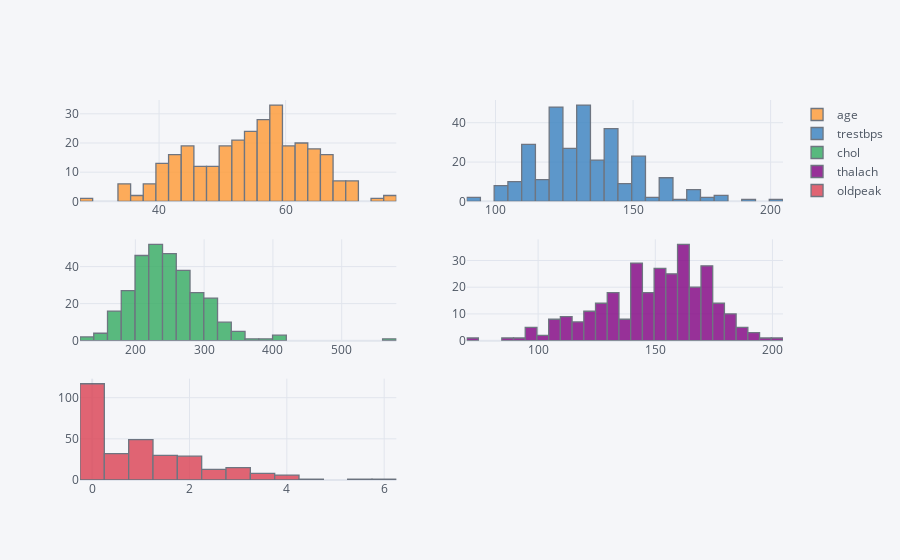

Notebook source saved alongside this figure:
### Code cell
df[numeric_col].iplot(kind='histogram',subplots=True)

### Figure 1 — Plotly figure (JSON) as saved in the notebook; plotly's stock layout.template omitted (floating-point values rounded to 4 significant figures; data arrays with more than 128 entries replaced by an {"elided": "..."} marker saying what was removed)
{"data": [{"histfunc": "count", "histnorm": "", "marker": {"color": "rgba(255, 153, 51, 1.0)", "line": {"color": "#4D5663", "width": 1.3}}, "name": "age", "opacity": 0.8, "orientation": "v", "type": "histogram", "x": {"elided": "302 int values"}, "xaxis": "x", "yaxis": "y"}, {"histfunc": "count", "histnorm": "", "marker": {"color": "rgba(55, 128, 191, 1.0)", "line": {"color": "#4D5663", "width": 1.3}}, "name": "trestbps", "opacity": 0.8, "orientation": "v", "type": "histogram", "x": {"elided": "302 int values"}, "xaxis": "x2", "yaxis": "y2"}, {"histfunc": "count", "histnorm": "", "marker": {"color": "rgba(50, 171, 96, 1.0)", "line": {"color": "#4D5663", "width": 1.3}}, "name": "chol", "opacity": 0.8, "orientation": "v", "type": "histogram", "x": {"elided": "302 int values"}, "xaxis": "x3", "yaxis": "y3"}, {"histfunc": "count", "histnorm": "", "marker": {"color": "rgba(128, 0, 128, 1.0)", "line": {"color": "#4D5663", "width": 1.3}}, "name": "thalach", "opacity": 0.8, "orientation": "v", "type": "histogram", "x": {"elided": "302 int values"}, "xaxis": "x4", "yaxis": "y4"}, {"histfunc": "count", "histnorm": "", "marker": {"color": "rgba(219, 64, 82, 1.0)", "line": {"color": "#4D5663", "width": 1.3}}, "name": "oldpeak", "opacity": 0.8, "orientation": "v", "type": "histogram", "x": {"elided": "302 float values"}, "xaxis": "x5", "yaxis": "y5"}], "layout": {"barmode": "overlay", "legend": {"bgcolor": "#F5F6F9", "font": {"color": "#4D5663"}}, "paper_bgcolor": "#F5F6F9", "plot_bgcolor": "#F5F6F9", "title": {"font": {"color": "#4D5663"}}, "xaxis": {"anchor": "y", "domain": [0, 0.45], "gridcolor": "#E1E5ED", "showgrid": true, "tickfont": {"color": "#4D5663"}, "title": {"font": {"color": "#4D5663"}, "text": ""}, "zerolinecolor": "#E1E5ED"}, "xaxis2": {"anchor": "y2", "domain": [0.55, 1], "gridcolor": "#E1E5ED", "showgrid": true, "tickfont": {"color": "#4D5663"}, "title": {"font": {"color": "#4D5663"}, "text": ""}, "zerolinecolor": "#E1E5ED"}, "xaxis3": {"anchor": "y3", "domain": [0, 0.45], "gridcolor": "#E1E5ED", "showgrid": true, "tickfont": {"color": "#4D5663"}, "title": {"font": {"color": "#4D5663"}, "text": ""}, "zerolinecolor": "#E1E5ED"}, "xaxis4": {"anchor": "y4", "domain": [0.55, 1], "gridcolor": "#E1E5ED", "showgrid": true, "tickfont": {"color": "#4D5663"}, "title": {"font": {"color": "#4D5663"}, "text": ""}, "zerolinecolor": "#E1E5ED"}, "xaxis5": {"anchor": "y5", "domain": [0, 0.45], "gridcolor": "#E1E5ED", "showgrid": true, "tickfont": {"color": "#4D5663"}, "title": {"font": {"color": "#4D5663"}, "text": ""}, "zerolinecolor": "#E1E5ED"}, "yaxis": {"anchor": "x", "domain": [0.7333, 1], "gridcolor": "#E1E5ED", "showgrid": true, "tickfont": {"color": "#4D5663"}, "title": {"font": {"color": "#4D5663"}, "text": ""}, "zerolinecolor": "#E1E5ED"}, "yaxis2": {"anchor": "x2", "domain": [0.7333, 1], "gridcolor": "#E1E5ED", "showgrid": true, "tickfont": {"color": "#4D5663"}, "title": {"font": {"color": "#4D5663"}, "text": ""}, "zerolinecolor": "#E1E5ED"}, "yaxis3": {"anchor": "x3", "domain": [0.3667, 0.6333], "gridcolor": "#E1E5ED", "showgrid": true, "tickfont": {"color": "#4D5663"}, "title": {"font": {"color": "#4D5663"}, "text": ""}, "zerolinecolor": "#E1E5ED"}, "yaxis4": {"anchor": "x4", "domain": [0.3667, 0.6333], "gridcolor": "#E1E5ED", "showgrid": true, "tickfont": {"color": "#4D5663"}, "title": {"font": {"color": "#4D5663"}, "text": ""}, "zerolinecolor": "#E1E5ED"}, "yaxis5": {"anchor": "x5", "domain": [0, 0.2667], "gridcolor": "#E1E5ED", "showgrid": true, "tickfont": {"color": "#4D5663"}, "title": {"font": {"color": "#4D5663"}, "text": ""}, "zerolinecolor": "#E1E5ED"}}}
